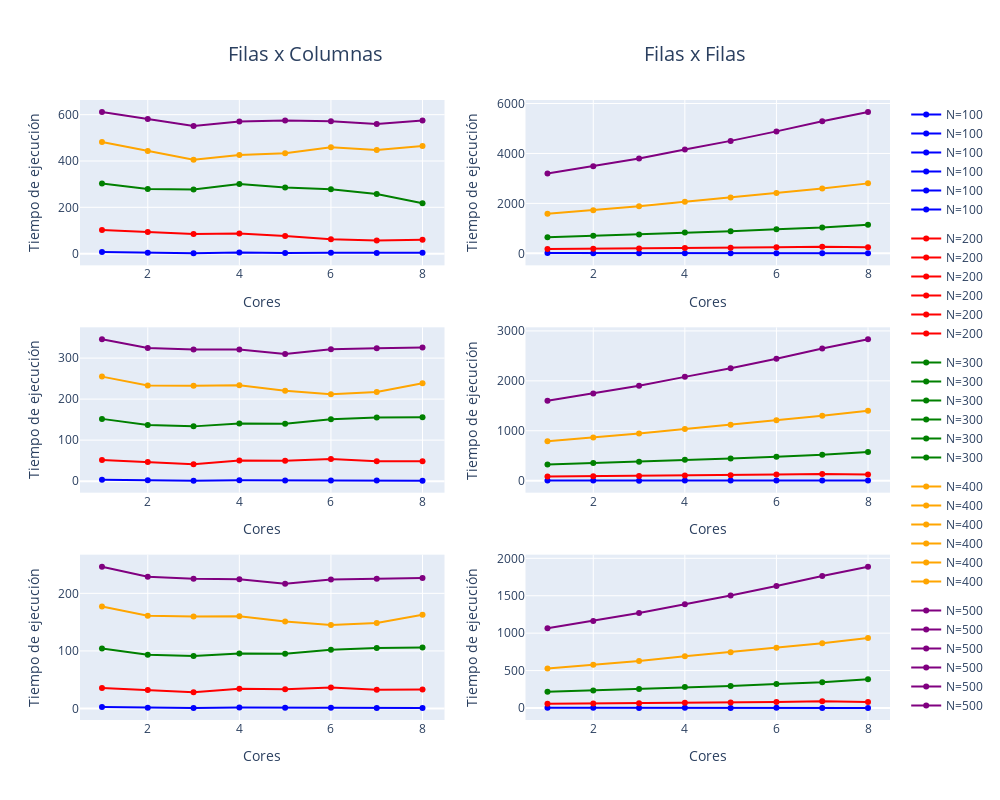

Notebook cell for this chart:
### Markdown cell above
A continuación graficaremos el tiempo de ejecución

### Code cell
fig = make_subplots(rows=3, cols=2)
for i, n_value in enumerate(comparacion_prueba2['N'].unique()):
    color = colors[i % len(colors)]  # Seleccionar un color de la paleta
    # Gráficas sobre la maquina 1
    fig.add_trace(go.Scatter(x=comparacion_prueba1[comparacion_prueba1['N'] == n_value]['CORES'], 
                             y=comparacion_prueba1[comparacion_prueba1['N'] == n_value]['TIEMPO_EJECUCION_x'], mode='lines+markers', name=f'N={n_value}', line=dict(color=color), showlegend=True, legendgroup=f"N={n_value}"), row=1, col=1)
    fig.add_trace(go.Scatter(x=comparacion_prueba1[comparacion_prueba1['N'] == n_value]['CORES'], 
                             y=comparacion_prueba1[comparacion_prueba1['N'] == n_value]['TIEMPO_EJECUCION_y'], mode='lines+markers', name=f'N={n_value}', line=dict(color=color), showlegend=True, legendgroup=f"N={n_value}"), row=1, col=2)
    # Gráficas sobre la maquina 2
    fig.add_trace(go.Scatter(x=comparacion_prueba2[comparacion_prueba2['N'] == n_value]['CORES'], 
                             y=comparacion_prueba2[comparacion_prueba2['N'] == n_value]['TIEMPO_EJECUCION_x'], mode='lines+markers', name=f'N={n_value}', line=dict(color=color), showlegend=True, legendgroup=f"N={n_value}"), row=2, col=1)
    fig.add_trace(go.Scatter(x=comparacion_prueba2[comparacion_prueba2['N'] == n_value]['CORES'], 
                             y=comparacion_prueba2[comparacion_prueba2['N'] == n_value]['TIEMPO_EJECUCION_y'], mode='lines+markers', name=f'N={n_value}', line=dict(color=color), showlegend=True, legendgroup=f"N={n_value}"), row=2, col=2)
    # Gráficas sobre la maquina 3
    fig.add_trace(go.Scatter(x=comparacion_prueba3[comparacion_prueba3['N'] == n_value]['CORES'], 
                             y=comparacion_prueba3[comparacion_prueba3['N'] == n_value]['TIEMPO_EJECUCION_x'], mode='lines+markers', name=f'N={n_value}', line=dict(color=color), showlegend=True, legendgroup=f"N={n_value}"), row=3, col=1)
    fig.add_trace(go.Scatter(x=comparacion_prueba3[comparacion_prueba3['N'] == n_value]['CORES'], 
                             y=comparacion_prueba3[comparacion_prueba3['N'] == n_value]['TIEMPO_EJECUCION_y'], mode='lines+markers', name=f'N={n_value}', line=dict(color=color), showlegend=True, legendgroup=f"N={n_value}"), row=3, col=2)

# Actualizar el diseño del gráfico
fig.update_xaxes(title_text="Cores", row=1, col=1)
fig.update_yaxes(title_text="Tiempo de ejecución", row=1, col=1)

fig.update_xaxes(title_text="Cores", row=1, col=2)
fig.update_yaxes(title_text="Tiempo de ejecución", row=1, col=2)

fig.update_xaxes(title_text="Cores", row=2, col=1)
fig.update_yaxes(title_text="Tiempo de ejecución", row=2, col=1)

fig.update_xaxes(title_text="Cores", row=2, col=2)
fig.update_yaxes(title_text="Tiempo de ejecución", row=2, col=2)

fig.update_xaxes(title_text="Cores", row=3, col=1)
fig.update_yaxes(title_text="Tiempo de ejecución", row=3, col=1)

fig.update_xaxes(title_text="Cores", row=3, col=2)
fig.update_yaxes(title_text="Tiempo de ejecución", row=3, col=2)

fig.update_layout(annotations=[
    dict(text="Filas x Columnas", x=0.18, y=1.1, xref="paper", yref="paper", showarrow=False, font=dict(size=20)),
    dict(text="Filas x Filas", x=0.825, y=1.1, xref="paper", yref="paper", showarrow=False, font=dict(size=20))
])

fig.update_layout(height=800, width=1000)
# Mostrar el gráfico
fig.show()

### Figure 1 — Plotly figure (JSON) as saved in the notebook; plotly's stock layout.template omitted (floating-point values rounded to 4 significant figures)
{"data": [{"legendgroup": "N=100", "line": {"color": "blue"}, "mode": "lines+markers", "name": "N=100", "showlegend": true, "type": "scatter", "x": [1, 2, 3, 4, 5, 6, 7, 8], "xaxis": "x", "y": [7.03, 3.977, 1.335, 4.864, 2.176, 3.948, 2.465, 3.348], "yaxis": "y"}, {"legendgroup": "N=100", "line": {"color": "blue"}, "mode": "lines+markers", "name": "N=100", "showlegend": true, "type": "scatter", "x": [1, 2, 3, 4, 5, 6, 7, 8], "xaxis": "x2", "y": [10.33, 6.167, 0.1818, 7.215, 2.242, 5.115, 2.757, 3.459], "yaxis": "y2"}, {"legendgroup": "N=100", "line": {"color": "blue"}, "mode": "lines+markers", "name": "N=100", "showlegend": true, "type": "scatter", "x": [1, 2, 3, 4, 5, 6, 7, 8], "xaxis": "x3", "y": [3.484, 1.969, 1.174, 2.342, 1.668, 1.821, 1.254, 1.176], "yaxis": "y3"}, {"legendgroup": "N=100", "line": {"color": "blue"}, "mode": "lines+markers", "name": "N=100", "showlegend": true, "type": "scatter", "x": [1, 2, 3, 4, 5, 6, 7, 8], "xaxis": "x4", "y": [5.223, 3.149, 0.1579, 3.671, 1.18, 2.62, 1.442, 1.788], "yaxis": "y4"}, {"legendgroup": "N=100", "line": {"color": "blue"}, "mode": "lines+markers", "name": "N=100", "showlegend": true, "type": "scatter", "x": [1, 2, 3, 4, 5, 6, 7, 8], "xaxis": "x5", "y": [2.432, 1.397, 0.8569, 1.633, 1.179, 1.275, 0.9015, 0.8504], "yaxis": "y5"}, {"legendgroup": "N=100", "line": {"color": "blue"}, "mode": "lines+markers", "name": "N=100", "showlegend": true, "type": "scatter", "x": [1, 2, 3, 4, 5, 6, 7, 8], "xaxis": "x6", "y": [3.512, 2.126, 0.1359, 2.481, 0.8237, 1.796, 1.01, 1.279], "yaxis": "y6"}, {"legendgroup": "N=200", "line": {"color": "red"}, "mode": "lines+markers", "name": "N=200", "showlegend": true, "type": "scatter", "x": [1, 2, 3, 4, 5, 6, 7, 8], "xaxis": "x", "y": [102.4, 93.9, 84.57, 87.28, 76.34, 61.92, 56.87, 59.52], "yaxis": "y"}, {"legendgroup": "N=200", "line": {"color": "red"}, "mode": "lines+markers", "name": "N=200", "showlegend": true, "type": "scatter", "x": [1, 2, 3, 4, 5, 6, 7, 8], "xaxis": "x2", "y": [169.4, 181.0, 189.9, 209.6, 220.5, 244.5, 267.3, 243.2], "yaxis": "y2"}, {"legendgroup": "N=200", "line": {"color": "red"}, "mode": "lines+markers", "name": "N=200", "showlegend": true, "type": "scatter", "x": [1, 2, 3, 4, 5, 6, 7, 8], "xaxis": "x3", "y": [51.79, 46.94, 41.1, 50.35, 49.67, 53.69, 48.29, 48.56], "yaxis": "y3"}, {"legendgroup": "N=200", "line": {"color": "red"}, "mode": "lines+markers", "name": "N=200", "showlegend": true, "type": "scatter", "x": [1, 2, 3, 4, 5, 6, 7, 8], "xaxis": "x4", "y": [84.84, 90.68, 95.1, 104.9, 110.4, 122.3, 133.7, 121.7], "yaxis": "y4"}, {"legendgroup": "N=200", "line": {"color": "red"}, "mode": "lines+markers", "name": "N=200", "showlegend": true, "type": "scatter", "x": [1, 2, 3, 4, 5, 6, 7, 8], "xaxis": "x5", "y": [35.4, 31.96, 27.99, 34.1, 33.62, 36.29, 32.69, 32.96], "yaxis": "y5"}, {"legendgroup": "N=200", "line": {"color": "red"}, "mode": "lines+markers", "name": "N=200", "showlegend": true, "type": "scatter", "x": [1, 2, 3, 4, 5, 6, 7, 8], "xaxis": "x6", "y": [56.6, 60.49, 63.43, 69.99, 73.61, 81.59, 89.2, 81.17], "yaxis": "y6"}, {"legendgroup": "N=300", "line": {"color": "green"}, "mode": "lines+markers", "name": "N=300", "showlegend": true, "type": "scatter", "x": [1, 2, 3, 4, 5, 6, 7, 8], "xaxis": "x", "y": [303.2, 278.6, 277.2, 300.3, 285.8, 277.7, 257.2, 217.5], "yaxis": "y"}, {"legendgroup": "N=300", "line": {"color": "green"}, "mode": "lines+markers", "name": "N=300", "showlegend": true, "type": "scatter", "x": [1, 2, 3, 4, 5, 6, 7, 8], "xaxis": "x2", "y": [648.1, 703.7, 755.7, 837.0, 882.9, 961.7, 1034.0, 1147.0], "yaxis": "y2"}, {"legendgroup": "N=300", "line": {"color": "green"}, "mode": "lines+markers", "name": "N=300", "showlegend": true, "type": "scatter", "x": [1, 2, 3, 4, 5, 6, 7, 8], "xaxis": "x3", "y": [151.8, 136.8, 133.6, 140.7, 140.0, 150.7, 155.2, 155.8], "yaxis": "y3"}, {"legendgroup": "N=300", "line": {"color": "green"}, "mode": "lines+markers", "name": "N=300", "showlegend": true, "type": "scatter", "x": [1, 2, 3, 4, 5, 6, 7, 8], "xaxis": "x4", "y": [324.4, 352.2, 378.3, 418.9, 441.7, 481.1, 517.1, 573.9], "yaxis": "y4"}, {"legendgroup": "N=300", "line": {"color": "green"}, "mode": "lines+markers", "name": "N=300", "showlegend": true, "type": "scatter", "x": [1, 2, 3, 4, 5, 6, 7, 8], "xaxis": "x5", "y": [104.2, 93.48, 91.02, 95.59, 95.06, 102.1, 105.2, 105.8], "yaxis": "y5"}, {"legendgroup": "N=300", "line": {"color": "green"}, "mode": "lines+markers", "name": "N=300", "showlegend": true, "type": "scatter", "x": [1, 2, 3, 4, 5, 6, 7, 8], "xaxis": "x6", "y": [216.4, 235.0, 252.3, 279.4, 294.6, 320.9, 344.9, 382.9], "yaxis": "y6"}, {"legendgroup": "N=400", "line": {"color": "orange"}, "mode": "lines+markers", "name": "N=400", "showlegend": true, "type": "scatter", "x": [1, 2, 3, 4, 5, 6, 7, 8], "xaxis": "x", "y": [482.1, 443.6, 405.5, 426.1, 433.0, 459.0, 447.3, 464.6], "yaxis": "y"}, {"legendgroup": "N=400", "line": {"color": "orange"}, "mode": "lines+markers", "name": "N=400", "showlegend": true, "type": "scatter", "x": [1, 2, 3, 4, 5, 6, 7, 8], "xaxis": "x2", "y": [1581.0, 1729.0, 1884.0, 2069.0, 2238.0, 2418.0, 2597.0, 2802.0], "yaxis": "y2"}, {"legendgroup": "N=400", "line": {"color": "orange"}, "mode": "lines+markers", "name": "N=400", "showlegend": true, "type": "scatter", "x": [1, 2, 3, 4, 5, 6, 7, 8], "xaxis": "x3", "y": [254.9, 233.1, 232.5, 233.6, 220.7, 211.6, 217.2, 238.7], "yaxis": "y3"}, {"legendgroup": "N=400", "line": {"color": "orange"}, "mode": "lines+markers", "name": "N=400", "showlegend": true, "type": "scatter", "x": [1, 2, 3, 4, 5, 6, 7, 8], "xaxis": "x4", "y": [791.0, 865.2, 942.5, 1035.0, 1119.0, 1209.0, 1299.0, 1401.0], "yaxis": "y4"}, {"legendgroup": "N=400", "line": {"color": "orange"}, "mode": "lines+markers", "name": "N=400", "showlegend": true, "type": "scatter", "x": [1, 2, 3, 4, 5, 6, 7, 8], "xaxis": "x5", "y": [177.1, 160.9, 159.8, 160.1, 151.2, 144.9, 148.6, 163.0], "yaxis": "y5"}, {"legendgroup": "N=400", "line": {"color": "orange"}, "mode": "lines+markers", "name": "N=400", "showlegend": true, "type": "scatter", "x": [1, 2, 3, 4, 5, 6, 7, 8], "xaxis": "x6", "y": [527.5, 577.0, 628.5, 690.2, 746.1, 806.3, 865.9, 934.2], "yaxis": "y6"}, {"legendgroup": "N=500", "line": {"color": "purple"}, "mode": "lines+markers", "name": "N=500", "showlegend": true, "type": "scatter", "x": [1, 2, 3, 4, 5, 6, 7, 8], "xaxis": "x", "y": [611.4, 581.7, 550.6, 570.9, 574.8, 571.2, 559.7, 575.2], "yaxis": "y"}, {"legendgroup": "N=500", "line": {"color": "purple"}, "mode": "lines+markers", "name": "N=500", "showlegend": true, "type": "scatter", "x": [1, 2, 3, 4, 5, 6, 7, 8], "xaxis": "x2", "y": [3193.0, 3485.0, 3799.0, 4155.0, 4503.0, 4885.0, 5290.0, 5660.0], "yaxis": "y2"}, {"legendgroup": "N=500", "line": {"color": "purple"}, "mode": "lines+markers", "name": "N=500", "showlegend": true, "type": "scatter", "x": [1, 2, 3, 4, 5, 6, 7, 8], "xaxis": "x3", "y": [345.8, 324.5, 320.8, 321.1, 310.0, 321.7, 324.1, 326.1], "yaxis": "y3"}, {"legendgroup": "N=500", "line": {"color": "purple"}, "mode": "lines+markers", "name": "N=500", "showlegend": true, "type": "scatter", "x": [1, 2, 3, 4, 5, 6, 7, 8], "xaxis": "x4", "y": [1599.0, 1745.0, 1902.0, 2079.0, 2253.0, 2443.0, 2646.0, 2831.0], "yaxis": "y4"}, {"legendgroup": "N=500", "line": {"color": "purple"}, "mode": "lines+markers", "name": "N=500", "showlegend": true, "type": "scatter", "x": [1, 2, 3, 4, 5, 6, 7, 8], "xaxis": "x5", "y": [246.3, 228.9, 225.2, 224.7, 216.7, 224.0, 225.3, 226.5], "yaxis": "y5"}, {"legendgroup": "N=500", "line": {"color": "purple"}, "mode": "lines+markers", "name": "N=500", "showlegend": true, "type": "scatter", "x": [1, 2, 3, 4, 5, 6, 7, 8], "xaxis": "x6", "y": [1067.0, 1164.0, 1269.0, 1387.0, 1503.0, 1630.0, 1765.0, 1888.0], "yaxis": "y6"}], "layout": {"annotations": [{"font": {"size": 20}, "showarrow": false, "text": "Filas x Columnas", "x": 0.18, "xref": "paper", "y": 1.1, "yref": "paper"}, {"font": {"size": 20}, "showarrow": false, "text": "Filas x Filas", "x": 0.825, "xref": "paper", "y": 1.1, "yref": "paper"}], "height": 800, "width": 1000, "xaxis": {"anchor": "y", "domain": [0, 0.45], "title": {"text": "Cores"}}, "xaxis2": {"anchor": "y2", "domain": [0.55, 1], "title": {"text": "Cores"}}, "xaxis3": {"anchor": "y3", "domain": [0, 0.45], "title": {"text": "Cores"}}, "xaxis4": {"anchor": "y4", "domain": [0.55, 1], "title": {"text": "Cores"}}, "xaxis5": {"anchor": "y5", "domain": [0, 0.45], "title": {"text": "Cores"}}, "xaxis6": {"anchor": "y6", "domain": [0.55, 1], "title": {"text": "Cores"}}, "yaxis": {"anchor": "x", "domain": [0.7333, 1], "title": {"text": "Tiempo de ejecución"}}, "yaxis2": {"anchor": "x2", "domain": [0.7333, 1], "title": {"text": "Tiempo de ejecución"}}, "yaxis3": {"anchor": "x3", "domain": [0.3667, 0.6333], "title": {"text": "Tiempo de ejecución"}}, "yaxis4": {"anchor": "x4", "domain": [0.3667, 0.6333], "title": {"text": "Tiempo de ejecución"}}, "yaxis5": {"anchor": "x5", "domain": [0, 0.2667], "title": {"text": "Tiempo de ejecución"}}, "yaxis6": {"anchor": "x6", "domain": [0, 0.2667], "title": {"text": "Tiempo de ejecución"}}}}
